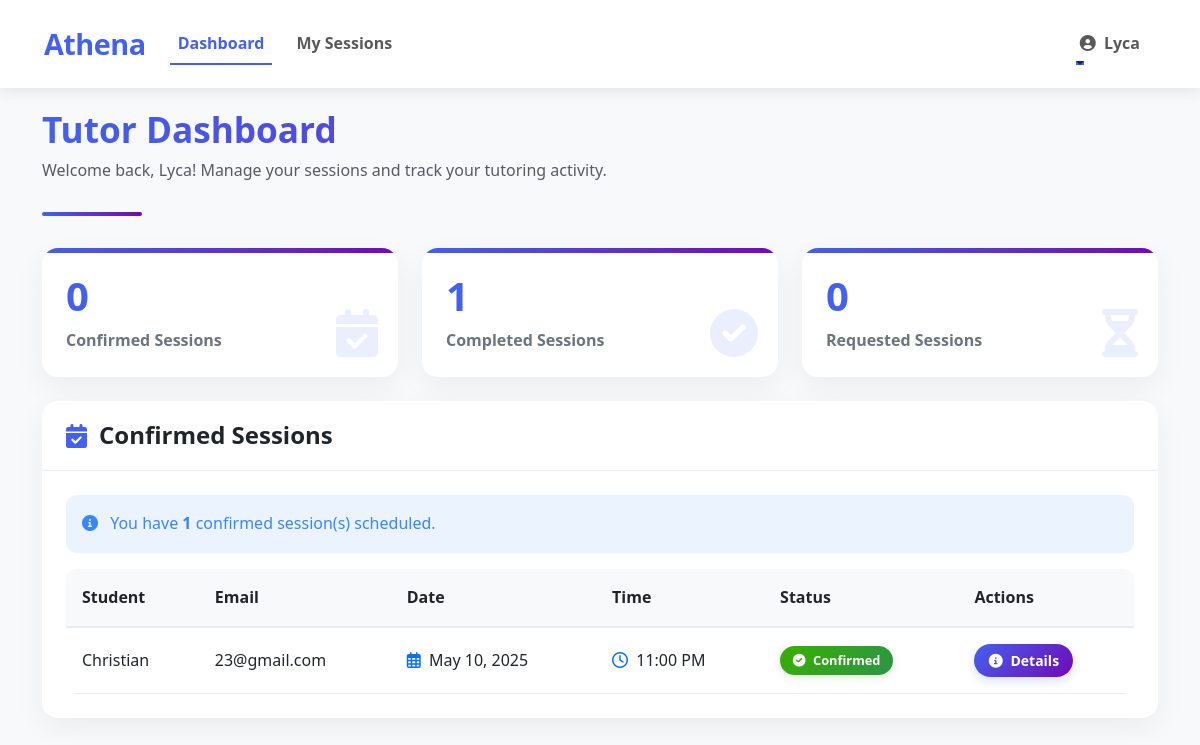
The app's page /tutor-dashboard.php (signed in) with its own data.
### tables this page shows
CREATE TABLE `tutors` (
  `id` int(11) NOT NULL,
  `name` varchar(100) NOT NULL,
  `email` varchar(100) NOT NULL,
  `phone` varchar(20) DEFAULT NULL,
  `password` varchar(255) NOT NULL,
  `status` enum('active','inactive') DEFAULT 'active',
  `profile_image` varchar(255) DEFAULT NULL,
  `created_at` timestamp NOT NULL DEFAULT current_timestamp(),
  `specialty` varchar(255) DEFAULT NULL,
  `description` text DEFAULT NULL,
  `rating` decimal(3,2) DEFAULT 0.00,
  `hourly_rate` decimal(10,2) DEFAULT 0.00,
  `experience` int(11) DEFAULT 0 COMMENT 'Years of teaching experience',
  `bio` text DEFAULT NULL COMMENT 'Tutor biography/profile description',
  `phone_number` varchar(20) DEFAULT NULL COMMENT 'Tutors contact phone number'
);

CREATE TABLE `bookings` (
  `id` int(11) NOT NULL,
  `student_id` int(11) NOT NULL,
  `tutor_id` int(11) NOT NULL,
  `session_date` date NOT NULL,
  `session_time` time NOT NULL,
  `status` enum('pending','accepted','declined','completed','confirmed') DEFAULT 'pending',
  `payment_method` varchar(50) DEFAULT NULL,
  `proof_file_path` varchar(255) DEFAULT NULL,
  `created_at` timestamp NOT NULL DEFAULT current_timestamp(),
  `notes` text DEFAULT NULL,
  `updated_at` timestamp NOT NULL DEFAULT current_timestamp() ON UPDATE current_timestamp(),
  `rating` int(11) DEFAULT NULL,
  `feedback` text DEFAULT NULL
);

CREATE TABLE `students` (
  `id` int(11) NOT NULL,
  `name` varchar(100) NOT NULL,
  `email` varchar(100) NOT NULL,
  `phone` varchar(20) DEFAULT NULL,
  `password` varchar(255) NOT NULL,
  `status` enum('active','inactive') DEFAULT 'active',
  `created_at` timestamp NOT NULL DEFAULT current_timestamp(),
  `phone_number` varchar(20) DEFAULT NULL,
  `profile_image` varchar(255) DEFAULT NULL
);

### tutor-dashboard.php (the view, shortened to what this page needs)
<?php
require 'db.php';
$tutor_id = $_SESSION['user_id'];
$stmt = $conn->prepare("SELECT * FROM tutors WHERE id = ?");
$stmt->execute([$tutor_id]);
$tutor = $stmt->fetch();
$stmt_stats = $conn->prepare("SELECT
    COUNT(*) as total_sessions,
    SUM(CASE WHEN status = 'confirmed' AND session_date >= CURRENT_DATE THEN 1 ELSE 0 END) as upcoming_sessions_stat,
    SUM(CASE WHEN status = 'completed' THEN 1 ELSE 0 END) as completed_sessions,
    SUM(CASE WHEN status = 'pending' THEN 1 ELSE 0 END) as pending_sessions
    FROM bookings WHERE tutor_id = ?");
$stmt_stats->execute([$tutor_id]);
$stats = $stmt_stats->fetch();
$stmt_confirmed = $conn->prepare(
    "SELECT b.*, s.name as student_name, s.email as student_email
     FROM bookings b
     JOIN students s ON b.student_id = s.id
     WHERE b.tutor_id = ? AND b.status = 'confirmed'
     ORDER BY b.session_date ASC, b.session_time ASC"
);
$stmt_confirmed->execute([$tutor_id]);
$bookings_confirmed = $stmt_confirmed->fetchAll(PDO::FETCH_ASSOC);
?>
<!DOCTYPE html>
<html lang="en">
<head>
    <link href="https://cdn.jsdelivr.net/npm/bootstrap@5.3.0/dist/css/bootstrap.min.css" rel="stylesheet">
    <link href="https://cdnjs.cloudflare.com/ajax/libs/font-awesome/6.0.0/css/all.min.css" rel="stylesheet">
</head>
<body>
    <nav class="navbar navbar-expand-lg navbar-light">
        <div class="container">
            <a class="navbar-brand" href="tutor-dashboard.php">Athena</a>
            <div class="collapse navbar-collapse" id="navbarNav">
                <ul class="navbar-nav me-auto">
                    <li class="nav-item">
                        <a class="nav-link active" href="tutor-dashboard.php">Dashboard</a>
                    </li>
                    <li class="nav-item">
                        <a class="nav-link" href="tutor-schedule.php">My Sessions</a>
                    </li>
                </ul>
                <ul class="navbar-nav">
                    <li class="nav-item dropdown">
                        <a class="nav-link dropdown-toggle" href="#" id="navbarDropdown" role="button" data-bs-toggle="dropdown">
                            <i class="fas fa-user-circle me-1"></i> <?php echo htmlspecialchars($tutor['name']); ?>
                        </a>
                    </li>
                </ul>
            </div>
        </div>
    </nav>
    <div class="dashboard-container">
        <div class="container">
            <div class="page-header">
                <h2>Tutor Dashboard</h2>
                <p class="text-muted">Welcome back, <?php echo htmlspecialchars($tutor['name']); ?>! Manage your sessions and track your tutoring activity.</p>
            </div>
            <div class="row mb-4">
                <div class="col-md-4 mb-4 mb-md-0">
                    <div class="stats-card">
                        <h3><?php echo $stats['upcoming_sessions_stat'] ?: '0'; ?></h3>
                        <p>Confirmed Sessions</p>
                        <i class="fas fa-calendar-check stats-icon"></i>
                    </div>
                </div>
                <div class="col-md-4 mb-4 mb-md-0">
                    <div class="stats-card">
                        <h3><?php echo $stats['completed_sessions'] ?: '0'; ?></h3>
                        <p>Completed Sessions</p>
                        <i class="fas fa-check-circle stats-icon"></i>
                    </div>
                </div>
                <div class="col-md-4">
                    <div class="stats-card">
                        <h3><?php echo $stats['pending_sessions'] ?: '0'; ?></h3>
                        <p>Requested Sessions</p>
                        <i class="fas fa-hourglass-half stats-icon"></i>
                    </div>
                </div>
            </div>
            <div class="card sessions-card">
                <div class="card-header">
                    <h3><i class="fas fa-calendar-check"></i> Confirmed Sessions</h3>
                </div>
                <div class="card-body">
                    <?php if (count($bookings_confirmed) > 0): ?>
                        <div class="alert alert-info mb-3">
                            <i class="fas fa-info-circle me-2"></i> You have <strong><?php echo count($bookings_confirmed); ?></strong> confirmed session(s) scheduled.
                        </div>
                        <div class="table-container">
                            <div class="table-responsive">
                                <table class="table table-hover">
                                    <thead>
                                        <tr>
                                            <th>Student</th>
                                            <th>Email</th>
                                            <th>Date</th>
                                            <th>Time</th>
                                            <th>Status</th>
                                            <th>Actions</th>
                                        </tr>
                                    </thead>
                                    <tbody>
                                        <?php foreach ($bookings_confirmed as $booking): ?>
                                            <tr>
                                                <td><?php echo htmlspecialchars($booking['student_name']); ?></td>
                                                <td><?php echo htmlspecialchars($booking['student_email']); ?></td>
                                                <td>
                                                    <i class="far fa-calendar-alt me-1 text-primary"></i>
                                                    <?php echo htmlspecialchars(date('M d, Y', strtotime($booking['session_date']))); ?>
                                                </td>
                                                <td>
                                                    <i class="far fa-clock me-1 text-primary"></i>
                                                    <?php echo htmlspecialchars(date('h:i A', strtotime($booking['session_time']))); ?>
                                                </td>
                                                <td>
                                                    <?php if (strtolower($booking['status']) === 'completed'): ?>
                                                        <span class="badge bg-secondary">
                                                            <i class="fas fa-check-double me-1"></i> Completed
                                                        </span>
                                                    <?php elseif (strtolower($booking['status']) === 'confirmed'): ?>
                                                        <span class="badge bg-success">
                                                            <i class="fas fa-check-circle me-1"></i> Confirmed
                                                        </span>
                                                    <?php else: ?>
                                                        <span class="badge bg-light text-dark">
                                                            <?php echo htmlspecialchars(ucfirst($booking['status'])); ?>
                                                        </span>
                                                    <?php endif; ?>
                                                </td>
                                                <td>
                                                    <a href="session-details.php?id=<?php echo $booking['id']; ?>"
                                                       class="btn btn-primary btn-sm">
                                                        <i class="fas fa-info-circle me-1"></i> Details
                                                    </a>
                                                </td>
                                            </tr>
                                        <?php endforeach; ?>
                                    </tbody>
                                </table>
                            </div>
                        </div>
                    <?php endif; ?>
                </div>
            </div>
        </div>
    </div>
</body>
</html>

### tutor-dashboard.php (style rules this page uses)
:root { --primary: #4361ee; --primary-dark: #3a56d4; --secondary: #7209b7; --accent: #f72585; --light: #f8f9fa; --dark: #212529; --gray-light: #e9ecef; --success: #38b000; --warning: #ffaa00; --info: #3a86ff; }
body { font-family: 'Segoe UI', Tahoma, Geneva, Verdana, sans-serif; color: var(--dark); line-height: 1.6; background-color: var(--light); padding-top: 76px; }
.navbar { padding: 1rem 2rem; background: #fff; box-shadow: 0 2px 15px rgba(0,0,0,0.1); position: fixed; top: 0; width: 100%; z-index: 1000; }
.navbar-brand { font-weight: 800; font-size: 1.8rem; color: var(--primary); letter-spacing: -0.5px; }
.nav-link { font-weight: 600; margin: 0 0.5rem; position: relative; transition: all 0.3s ease; }
.nav-link:hover, .nav-link.active { color: var(--primary) !important; }
.nav-link::after { content: ''; position: absolute; width: 0; height: 2px; bottom: 0; left: 0; background-color: var(--primary); transition: width 0.3s ease; }
.nav-link:hover::after, .nav-link.active::after { width: 100%; }
.dashboard-container { padding: 2rem 0; }
.page-header { margin-bottom: 2rem; position: relative; padding-bottom: 1rem; }
.page-header h2 { font-size: 2.2rem; font-weight: 800; margin-bottom: 0.5rem; background: linear-gradient(to right, var(--primary), var(--secondary)); -webkit-background-clip: text; -webkit-text-fill-color: transparent; }
.page-header::after { content: ''; position: absolute; bottom: 0; left: 0; width: 100px; height: 4px; background: linear-gradient(to right, var(--primary), var(--secondary)); border-radius: 2px; }
.stats-card { background: #fff; border-radius: 16px; box-shadow: 0 10px 30px rgba(0,0,0,0.05); padding: 1.5rem; height: 100%; transition: all 0.3s ease; border: none; overflow: hidden; position: relative; }
.stats-card::after { content: ''; position: absolute; top: 0; left: 0; width: 100%; height: 5px; background: linear-gradient(to right, var(--primary), var(--secondary)); }
.stats-card h3 { font-size: 2.5rem; font-weight: 800; color: var(--primary); margin-bottom: 0.5rem; }
.stats-card p { color: #6c757d; font-weight: 600; margin-bottom: 0; }
.stats-icon { position: absolute; bottom: 20px; right: 20px; font-size: 3rem; opacity: 0.1; color: var(--primary); }
.sessions-card { border: none; border-radius: 16px; box-shadow: 0 10px 30px rgba(0,0,0,0.05); overflow: hidden; margin-bottom: 2rem; }
.sessions-card .card-header { background: #fff; border-bottom: 1px solid #e9ecef; padding: 1.25rem 1.5rem; }
.sessions-card .card-header h3 { font-weight: 700; font-size: 1.5rem; margin: 0; color: var(--dark); display: flex; align-items: center; }
.sessions-card .card-header h3 i { margin-right: 0.75rem; color: var(--primary); }
.sessions-card .card-body { padding: 1.5rem; }
.table-container { border-radius: 10px; overflow: hidden; }
.table-responsive { border-radius: 10px; overflow: hidden; margin-bottom: 0; }
.table { margin-bottom: 0; }
.table thead th { background-color: #f8f9fa; color: var(--dark); font-weight: 600; padding: 1rem; border-bottom: 2px solid #e9ecef; white-space: nowrap; }
.table tbody tr { transition: all 0.2s ease; }
.table td { padding: 1rem; vertical-align: middle; border-color: #e9ecef; }
.badge { padding: 0.5rem 0.8rem; border-radius: 50px; font-size: 0.8rem; font-weight: 600; }
.badge.bg-success { background: linear-gradient(135deg, var(--success), #2d9348) !important; box-shadow: 0 3px 8px rgba(56, 176, 0, 0.15); }
.btn { border-radius: 50px; padding: 0.5rem 1.2rem; font-weight: 600; transition: all 0.3s ease; }
.btn-primary { background: linear-gradient(135deg, var(--primary), var(--secondary)); border: none; box-shadow: 0 4px 10px rgba(67, 97, 238, 0.2); }
.btn-sm { padding: 0.35rem 0.9rem; font-size: 0.875rem; }
.alert { border-radius: 10px; border: none; }
.alert-info { background-color: rgba(58, 134, 255, 0.1); color: var(--info); }

### records on screen
tutors: name "Lyca"
bookings: students.name "Christian", students.email "23@gmail.com", session_date "May 10, 2025", session_time "11:00 PM", status "confirmed" (drawn)

### other values on screen
$stats['upcoming_sessions_stat'] ?: '0' "0"
$stats['completed_sessions'] ?: '0' "1"
$stats['pending_sessions'] ?: '0' "0"
count($bookings_confirmed) "1"
